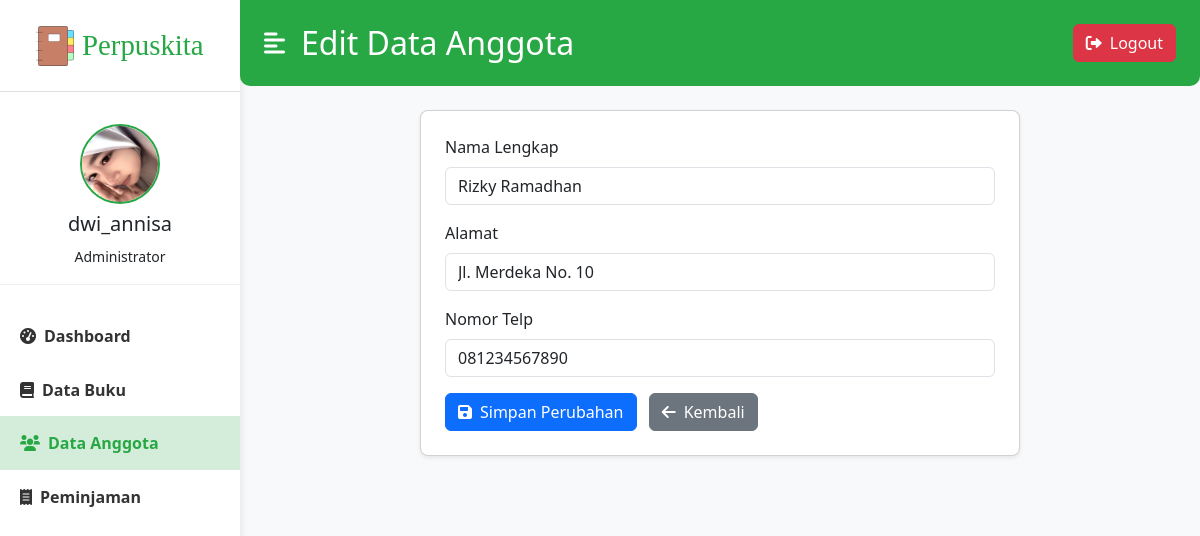
/edit_anggota.php?id=1 (signed in), run on the app's committed database.
### tables this page shows
CREATE TABLE `anggota` (
  `id_anggota` int(11) NOT NULL,
  `nama` varchar(100) NOT NULL,
  `alamat` varchar(255) DEFAULT NULL,
  `no_telp` varchar(20) DEFAULT NULL
);

### edit_anggota.php (the view, shortened to what this page needs)
<?php
include 'includes/db_connect.php';
$anggota_data = [];
if (isset($_GET['id']) && !empty($_GET['id'])) {
    $id_anggota = $conn->real_escape_string($_GET['id']);
    $sql_get_anggota = "SELECT * FROM anggota WHERE id_anggota = ?";
    $stmt_get_anggota = $conn->prepare($sql_get_anggota);
    $stmt_get_anggota->bind_param("i", $id_anggota);
    $stmt_get_anggota->execute();
    $result_get_anggota = $stmt_get_anggota->get_result();
    if ($result_get_anggota->num_rows > 0) {
        $anggota_data = $result_get_anggota->fetch_assoc();
    } else {
        $message = '<div class="alert alert-danger" role="alert">Anggota tidak ditemukan!</div>';
    }
} else if ($_SERVER["REQUEST_METHOD"] != "POST") {
    $message = '<div class="alert alert-warning" role="alert">ID Anggota tidak valid.</div>';
}
?>
<!DOCTYPE html>
<html lang="en">
<head>
    <link href="https://cdn.jsdelivr.net/npm/bootstrap@5.3.0/dist/css/bootstrap.min.css" rel="stylesheet">
    <link rel="stylesheet" href="https://cdnjs.cloudflare.com/ajax/libs/font-awesome/6.0.0-beta3/css/all.min.css">
    <link rel="stylesheet" href="css/style.css">
</head>
<body>
    <div class="d-flex" id="wrapper">
        <div class="bg-white" id="sidebar-wrapper">
            <div class="sidebar-heading py-4 border-bottom">
                <div class="d-flex align-items-center justify-content-center w-100 gap-2">
                    <img src="img/logo_perpuskita.png" alt="Logo Perpuskita" class="img-fluid" style="max-height: 40px;">
                    <span class="brand-text">Perpuskita</span>
                </div>
            </div>
            <div class="list-group list-group-flush my-3">
                <div class="profile-info text-center mb-4">
                    <img src="img/dwi_annisa.jpeg" alt="Dwi Annisa" class="rounded-circle mb-2" width="80" height="80">
                    <h5><?php echo htmlspecialchars($_SESSION['nama_petugas']); ?></h5>
                    <small><?php echo htmlspecialchars($_SESSION['role']); ?></small>
                </div>
                <a href="index.php" class="list-group-item list-group-item-action bg-transparent second-text fw-bold"><i class="fas fa-tachometer-alt me-2"></i>Dashboard</a>
                <a href="data_buku.php" class="list-group-item list-group-item-action bg-transparent second-text fw-bold"><i class="fas fa-book me-2"></i>Data Buku</a>
                <a href="data_anggota.php" class="list-group-item list-group-item-action bg-transparent second-text active"><i class="fas fa-users me-2"></i>Data Anggota</a>
                <a href="peminjaman.php" class="list-group-item list-group-item-action bg-transparent second-text fw-bold"><i class="fas fa-receipt me-2"></i>Peminjaman</a>
            </div>
        </div>
        <div id="page-content-wrapper">
            <nav class="navbar navbar-expand-lg navbar-light bg-transparent py-4 px-4">
                <div class="d-flex align-items-center">
                    <i class="fas fa-align-left primary-text fs-4 me-3" id="menu-toggle"></i>
                    <h2 class="fs-2 m-0 text-white">Edit Data Anggota</h2>
                </div>
                <div class="collapse navbar-collapse" id="navbarSupportedContent">
                    <ul class="navbar-nav ms-auto mb-2 mb-lg-0">
                        <li class="nav-item">
                            <a class="btn btn-danger" href="logout.php"><i class="fas fa-sign-out-alt me-2"></i>Logout</a>
                        </li>
                    </ul>
                </div>
            </nav>
            <div class="container-fluid px-4">
                <div class="row my-4">
                    <div class="col-lg-8 offset-lg-2">
                        <div class="card p-4">
                            <?php if (!empty($anggota_data)):  ?>
                            <form action="<?php echo htmlspecialchars($_SERVER["PHP_SELF"]); ?>" method="POST">
                                <input type="hidden" name="id_anggota" value="<?php echo htmlspecialchars($anggota_data['id_anggota']); ?>"> <div class="mb-3">
                                    <label for="nama" class="form-label">Nama Lengkap</label>
                                    <input type="text" class="form-control" id="nama" name="nama" value="<?php echo htmlspecialchars($anggota_data['nama']); ?>" required> </div>
                                <div class="mb-3">
                                    <label for="alamat" class="form-label">Alamat</label>
                                    <input type="text" class="form-control" id="alamat" name="alamat" value="<?php echo htmlspecialchars($anggota_data['alamat']); ?>" required> </div>
                                <div class="mb-3">
                                    <label for="no_telp" class="form-label">Nomor Telp</label>
                                    <input type="text" class="form-control" id="no_telp" name="no_telp" value="<?php echo htmlspecialchars($anggota_data['no_telp']); ?>" required> </div>
                                <button type="submit" class="btn btn-primary"><i class="fas fa-save me-2"></i>Simpan Perubahan</button>
                                <a href="data_anggota.php" class="btn btn-secondary ms-2"><i class="fas fa-arrow-left me-2"></i>Kembali</a>
                            </form>
                            <?php else: ?>
                                <p class="text-center">Data anggota tidak dapat dimuat.</p>
                            <?php endif; ?>
                        </div>
                    </div>
                </div>
            </div>
        </div>
    </div>
</body>
</html>

### css/style.css (style rules this page uses)
:root { --main-bg-color: #28a745; --primary-text-color: #28a745; --secondary-bg-color: #e0ffe0; --sidebar-bg-color: #ffffff; --sidebar-text-color: #333; --active-link-bg: #d4edda; }
body { overflow-x: hidden; background-color: #f8f9fa; }
#wrapper { display: flex; }
#sidebar-wrapper { min-height: 100vh; margin-left: -15rem; transition: margin 0.25s ease-out; background-color: var(--sidebar-bg-color); box-shadow: 0 0 10px rgba(0, 0, 0, 0.1); width: 15rem; }
#sidebar-wrapper .sidebar-heading { padding: 1.5rem 1rem; color: var(--primary-text-color); border-bottom: 1px solid #eee; display: flex; align-items: center; justify-content: center; gap: 10px; }
#sidebar-wrapper .sidebar-heading img { max-height: 40px; width: auto; object-fit: contain; }
.brand-text { font-family: 'Lemon', cursive; font-size: 1.8rem; color: var(--primary-text-color); white-space: nowrap; }
#sidebar-wrapper .list-group { width: 15rem; }
.profile-info { padding: 1rem; border-bottom: 1px solid #eee; }
.profile-info img { border: 2px solid var(--primary-text-color); }
.list-group-item { border: none; padding: 15px 20px; color: var(--sidebar-text-color); transition: background-color 0.2s ease-in-out; }
.list-group-item.active { background-color: var(--active-link-bg) !important; color: var(--primary-text-color) !important; font-weight: bold; }
#page-content-wrapper { min-width: 100vw; }
.navbar { background-color: var(--main-bg-color) !important; color: white; border-bottom-left-radius: 10px; border-bottom-right-radius: 10px; }
.navbar .btn-danger { background-color: #dc3545; border-color: #dc3545; }
.navbar .fas.fa-align-left { color: white; }
.navbar h2 { color: white; }
.card { border-radius: 0.5rem; box-shadow: 0 0.125rem 0.25rem rgba(0, 0, 0, 0.075); }
@media (min-width: 768px) { #sidebar-wrapper { margin-left: 0; } }
@media (min-width: 768px) { #page-content-wrapper { min-width: 0; width: 100%; } }

### data on the page
anggota: nama "Rizky Ramadhan", alamat "Jl. Merdeka No. 10", no_telp "081234567890"

### other printed values
$_SESSION['nama_petugas'] "dwi_annisa"
$_SESSION['role'] "Administrator"
